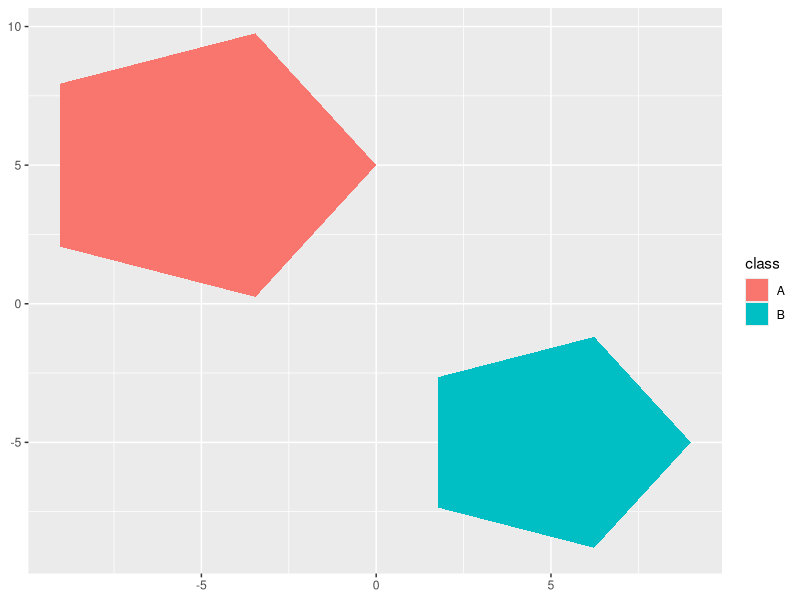
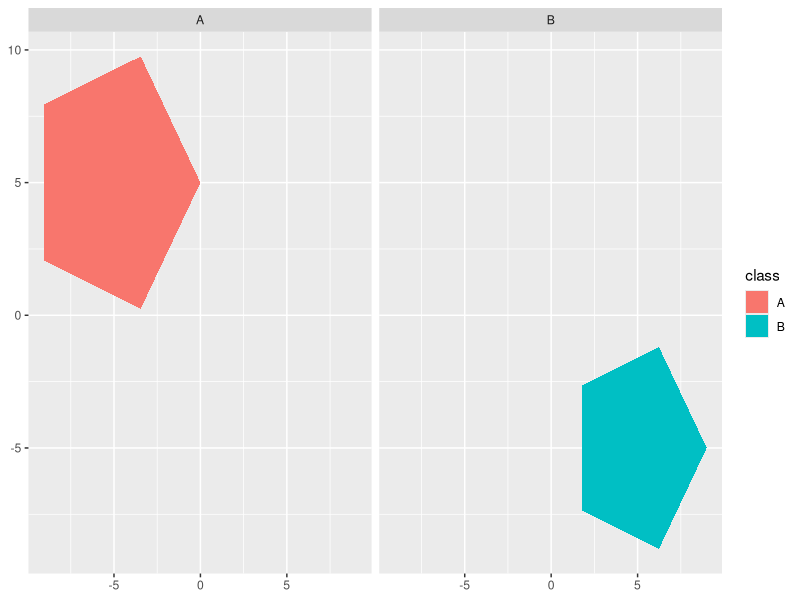
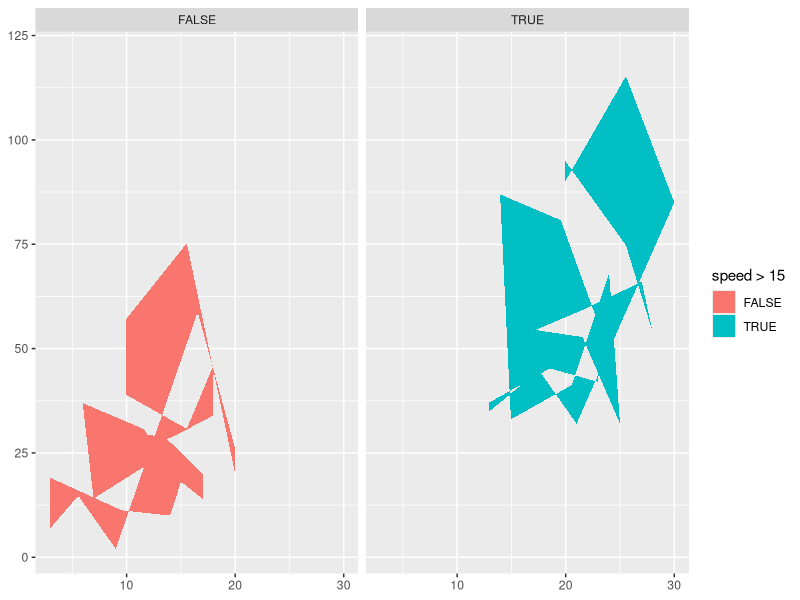
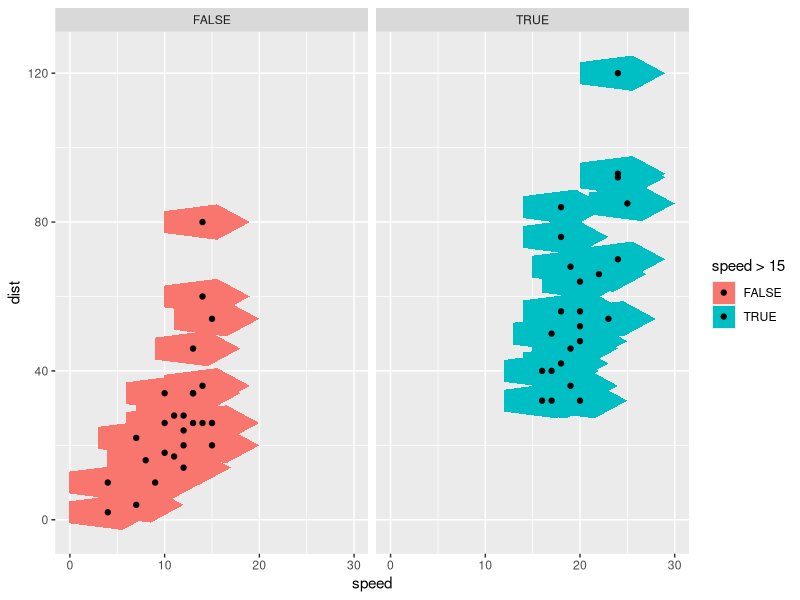
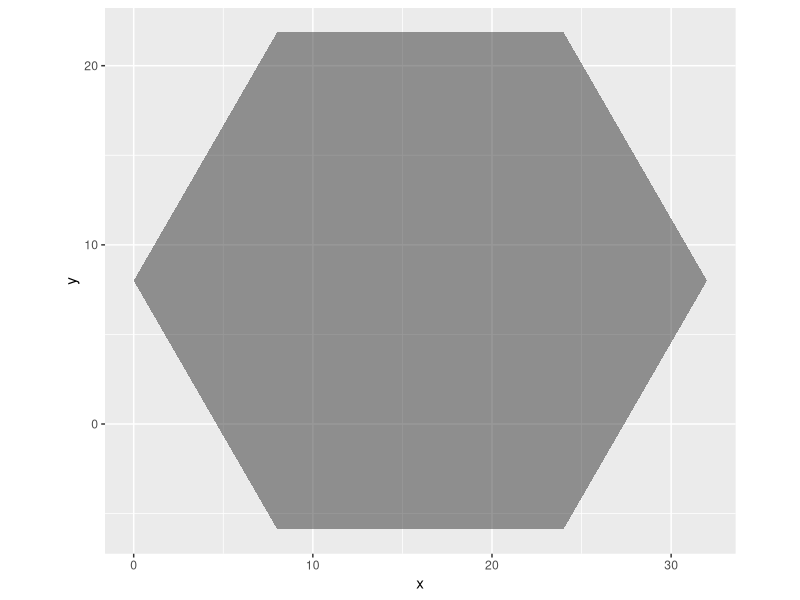
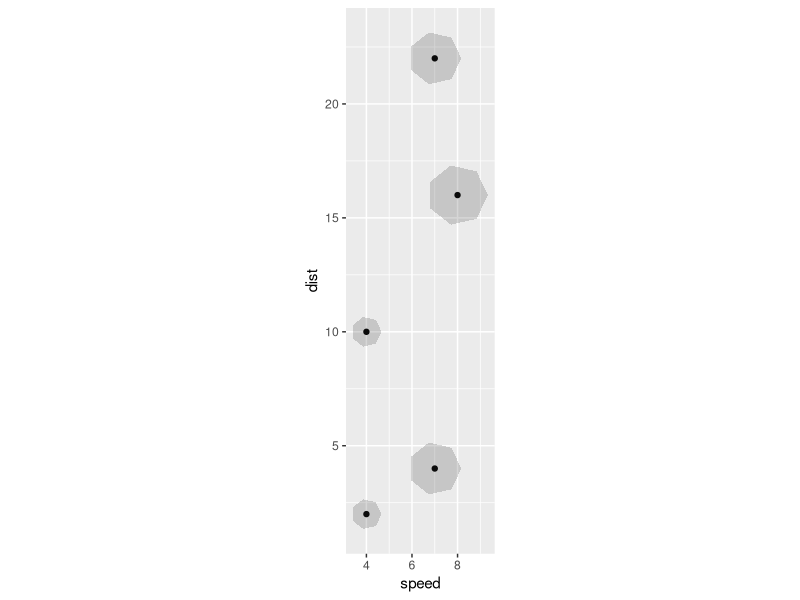
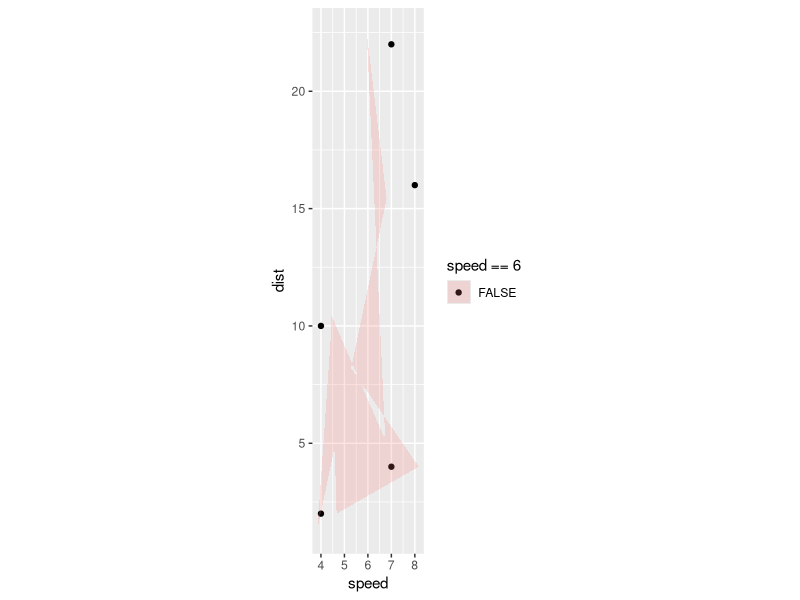
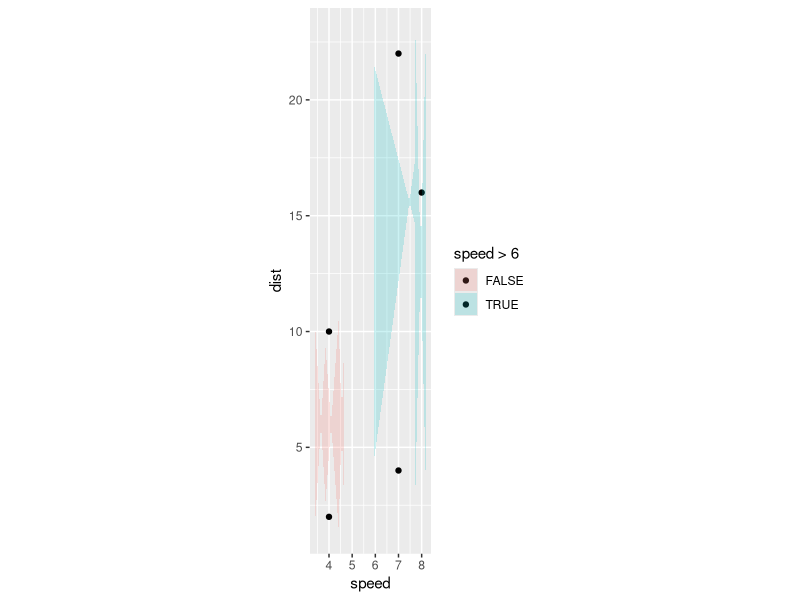

Write R code to recreate these figures, in order.
## ---- chunk 1
knitr::opts_chunk$set(echo = TRUE)
## ---- chunk 2
library(tidyverse)
create_circle <- function(data, n){

  angles <- seq(from = 0, 
                to = 2 * pi,
                length.out = n + 1)

  data.frame(
    x = cos(angles) * data$r + data$x0,
    y = sin(angles) * data$r + data$y0,
    data
  )

}

## ---- chunk 3
StatCircle <- ggproto(`_class` = "StatCircle", 
                      `_inherit` = Stat, 
                      setup_data = function(data, params) {
  
    if (data$group[1] == -1) {
      nrows <- nrow(data)
      data$group <- seq_len(nrows)
    }
  
    data  # return data with a group variable

},
                      compute_group = function(data, scales, n = 5){create_circle(data, n = n)},
                      required_aes = c("x0", "y0", "r")
                      )


## ---- chunk 4
circles <- data.frame(x0 = c(-5,5), y0 = c(5, -5),
                      r = c(5, 4), class = c("A", "B"))

ggplot(circles) + 
  geom_polygon(stat = StatCircle,
               aes(x0 = x0, y0 = y0, 
                   r = r, fill = class))



## ---- chunk 5
ggplot(circles) + 
  geom_polygon(stat = StatCircle,
               aes(x0 = x0, y0 = y0, 
                   r = r, fill = class)) + 
  facet_wrap(~ class)
## ---- chunk 6
ggplot(cars |> mutate(row = row_number())) + 
  
  aes(x0 = speed, y0 = dist, r = 5) + 
  geom_polygon(stat = StatCircle) + 
  aes(fill = speed > 15) + 
  facet_wrap(~ speed > 15)
## ---- chunk 7
last_plot() +
  aes(group = row) + 
  geom_point(aes(x = speed, y = dist))
## ---- chunk 8
knitr::knit_exit()


## ---- chunk 9
library(tidyverse)
setup_data_circle <- function(data, params) {
  
    if (data$group[1] == -1) {
      nrows <- nrow(data)
      data$group <- seq_len(nrows)
    }
  
    data  # return data with a group variable

}
## ---- chunk 10
cars %>% 
  slice(1:5) %>% 
  mutate(group = -1) %>% # no grouping neg one is default in ggplot2
  setup_data_circle() # setup makes each row defines a group

cars %>% 
  slice(5:20) %>% 
  mutate(group = 2) %>% # if a group is already defined
  setup_data_circle() # setup data does not do anything
## ---- chunk 11
compute_group_circle <- function(data, scales, n = 5){

  angles <- seq(from = 0, 
                to = 2 * pi,
                length.out = n + 1)

  data.frame(
    x = cos(angles) * data$r + data$x0,
    y = sin(angles) * data$r + data$y0#,
    # data
  )

}
## ---- chunk 12
cars %>%
  rename(x0 = dist, y0 = speed) %>% 
  mutate(r = x0) %>% 
  .[1,] %>% 
  compute_group_circle(n = 6)

cars %>%
  rename(x0 = dist, y0 = speed) %>% 
  mutate(r = x0) %>%
  .[5,] %>% 
  compute_group_circle(n = 6) %>% 
  ggplot() + 
  aes(x = x, y = y) +
  geom_polygon(alpha = .5) + 
  coord_equal()

## ---- chunk 13
StatCircle <- ggproto(`_class` = "StatCircle", 
                      `_inherit` = Stat, 
                      setup_data = setup_data_circle,
                      compute_group = compute_group_circle,
                      required_aes = c("x0", "y0", "r")
                      )
## ---- chunk 14
test_df <- data.frame(
  
  x0 = c(-5, 5),
  y0 = c(5, -5),
  r = c(5, 4),
  class = c("a", "b")
  
)


cars %>% 
  slice(1:5) %>% 
  ggplot() + 
  aes(x = speed, y = dist) +
  geom_point() +
  aes(x0 = speed, 
      y0 = dist, 
      r = speed/6) + 
  coord_equal() ->
baseplot

baseplot +
  geom_polygon(stat = StatCircle, n = 7, alpha = .2)
## ---- chunk 15
baseplot + 
  aes(fill = speed == 6) +
  geom_polygon(stat = StatCircle, n = 7, alpha = .2)

baseplot + 
  aes(fill = speed > 6) +
  geom_polygon(stat = StatCircle, n = 7, alpha = .2)
## ---- chunk 16
baseplot + 
  aes(fill = speed > 6) +
  ggforce::geom_circle(n = 5)
## ---- chunk 17
create_circle <- function(data, n){

  angles <- seq(from = 0, 
                to = 2 * pi,
                length.out = n + 1)

  data.frame(
    x = cos(angles) * data$r + data$x0,
    y = sin(angles) * data$r + data$y0,
    data
  )

}

## ---- chunk 18
StatCircle <- ggproto(`_class` = "StatCircle", 
                      `_inherit` = Stat, 
                      setup_data = function(data, params) {
  
    if (data$group[1] == -1) {
      nrows <- nrow(data)
      data$group <- seq_len(nrows)
    }
  
    data  # return data with a group variable

},
                      compute_group = function(data, scales, n = 5){create_circle(data, n = n)},
                      required_aes = c("x0", "y0", "r")
                      )


## ---- chunk 19
circles <- data.frame(x0 = c(-5,5), y0 = c(5, -5),
                      r = c(5, 4), class = c("A", "B"))

ggplot(circles) + 
  geom_polygon(stat = StatCircle,
               aes(x0 = x0, y0 = y0, 
                   r = r, fill = class))



## ---- chunk 20
ggplot(circles) + 
  geom_polygon(stat = StatCircle,
               aes(x0 = x0, y0 = y0, 
                   r = r, fill = class)) + 
  facet_wrap(~ class)
## ---- chunk 21
ggplot(cars) + 
  aes(x = speed, y = dist) + 
  geom_point() +
  aes(x0 = speed, y0 = dist, r = 1) + 
  geom_polygon(stat = StatCircle) + 
  aes(fill = speed > 15) + 
  facet_wrap(~ speed > 15)

## ---- chunk 22
ggforce:::StatCircle$compute_group
ggforce:::StatCircle$compute_panel
ggforce:::StatCircle$setup_params
## ---- chunk 23
ggforce:::arcPaths
## ---- chunk 24
baseplot +
  geom_polygon(stat = StatCircle, n = 7, alpha = .2) ->
p1

layer_data(p1, 2)

baseplot + 
  aes(fill = speed > 6) +
  geom_polygon(stat = StatCircle, n = 7, alpha = .2) ->
p2

layer_data(p2, 2) |>
  slice(1:5)
